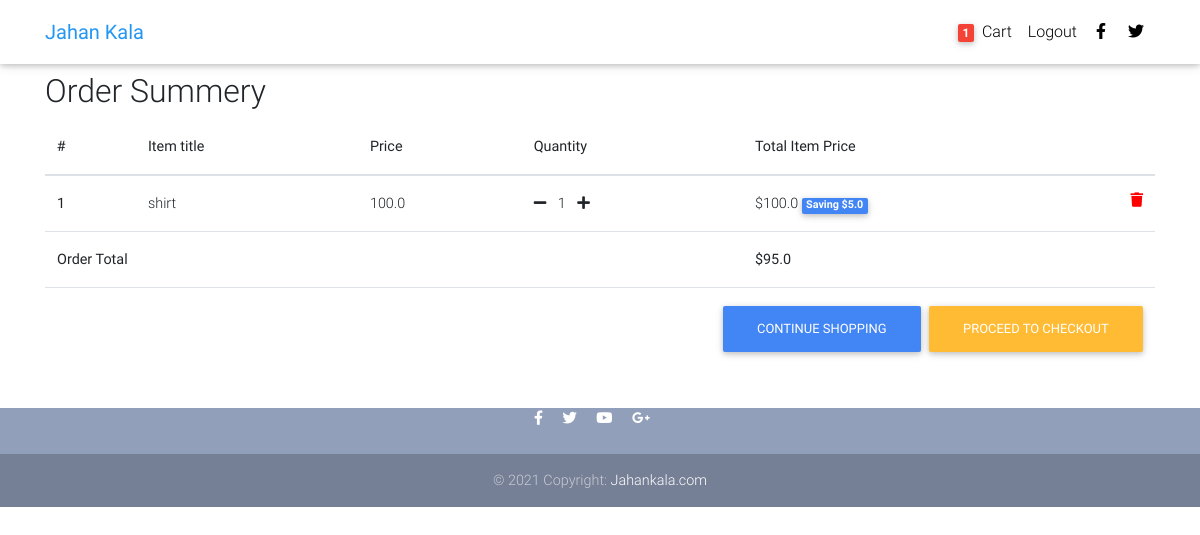
Page /order-summary/ (signed in) on the committed database.
### core/models.py (models this page shows, shortened)
class Order(models.Model):
    user = models.ForeignKey(settings.AUTH_USER_MODEL,
                             on_delete=models.CASCADE)
    ref_code = models.CharField(max_length=20, blank=True, null=True)
    items = models.ManyToManyField(OrderItem)
    start_date = models.DateField(auto_now_add=True)
    ordered_date = models.DateTimeField()
    ordered = models.BooleanField(default=False)
    shipping_address = models.ForeignKey(
        'Address',related_name='shipping_address', on_delete=models.SET_NULL, blank=True, null=True)
    billing_address = models.ForeignKey(
        'Address',related_name='billing_address', on_delete=models.SET_NULL, blank=True, null=True)
    Payment = models.ForeignKey(
        'Payment', on_delete=models.SET_NULL, blank=True, null=True)
    coupon = models.ForeignKey(
        'Coupon', on_delete=models.SET_NULL, blank=True, null=True)
    being_delivered = models.BooleanField(default=False)
    received = models.BooleanField(default=False)
    refund_requested = models.BooleanField(default=False)
    refund_granted = models.BooleanField(default=False)
    '''
    1. Item added to cart
    2. Adding a billing address
    (Failed checkout)
    3. Payment
    (Preprocessing, processing, packaging etc.)

    4. Being delivered
    5. Received
    6. Refunds
    '''
    def get_total(self):
        total = 0
        for order_item in self.items.all():
            total += order_item.get_final_price()
        if self.coupon:
            total -= self.coupon.amount
        return total

class OrderItem(models.Model):
    user = models.ForeignKey(settings.AUTH_USER_MODEL,
                             on_delete=models.CASCADE)
    ordered = models.BooleanField(default=False)
    item = models.ForeignKey(Item, on_delete=models.CASCADE)
    quantity = models.IntegerField(default=1)
    def get_total_item_price(self):
        return self.quantity * self.item.price
    def get_total_discount_item_price(self):
        return self.quantity * self.item.discount_price
    def get_amount_saved(self):
        return self.get_total_item_price() - self.get_total_discount_item_price()
    def get_final_price(self):
        if self.item.discount_price:
            return self.get_total_discount_item_price()
        return self.get_total_item_price()

class Item(models.Model):
    title = models.CharField(max_length=100)
    price = models.FloatField()
    discount_price = models.FloatField(blank=True, null=True)
    category = models.CharField(choices=CATEGORY_CHOICES, max_length=2)
    label = models.CharField(choices=LABEL_CHOICES, max_length=1)
    slug = models.SlugField()
    description = models.TextField()
    image = models.ImageField()

### core/views.py (the view)
# urls.py: path('order-summary/', OrderSummaryView.as_view() , name='order-summary'),
class OrderSummaryView(LoginRequiredMixin, View):
    def get(self, *args, **kwargs):
        try:
            order = Order.objects.get(user=self.request.user, ordered=False)
            context = {
                'object': order
            }
            return render(self.request, 'order_summary.html', context)
        except ObjectDoesNotExist:
            messages.warning(self.request, "You do not have an active order")
            return redirect("/")

### core/templatetags/cart_template_tags.py (called while the page is built)
@register.filter
def cart_item_count(user):
    if user.is_authenticated:
        qs = Order.objects.filter(user=user, ordered=False)
        if qs.exists():
            return qs[0].items.count()
    return 0

### templates/order_summary.html (shortened to what this page needs)
{% extends 'base.html' %}
{% load static %}
{% block content %}
  <main>
    <div class="container">
        <div class="table-responsive text-nowarp">
                <table class="table caption-top">
                    <h2>Order Summery</h2>
                    <thead>
                      <tr>
                        <th scope="col">#</th>
                        <th scope="col">Item title</th>
                        <th scope="col">Price</th>
                        <th scope="col">Quantity</th>
                        <th scope="col">Total Item Price</th>
                      </tr>
                    </thead>
                    <tbody>
                    {% for order_item  in object.items.all %}
                    <tr>
                        <th scope="row">{{ forloop.counter }}</th>
                        <td>{{ order_item.item.title }}</td>
                        <td>{{ order_item.item.price }}</td>
                        <td>
                            <a href="{% url 'core:remove-single-item-from-cart' order_item.item.slug %}">
                            <i class="fas fa-minus mr-2"></i></a>
                            {{ order_item.quantity }}
                            <a href="{% url 'core:add-to-cart' order_item.item.slug %}" >
                            <i class="fas fa-plus ml-2"></i></a>
                        </td>
                        <td>
                        {% if order_item.item.discount_price %}
                            ${{ order_item.get_total_item_price}}
                            <span class="badge bg-primary"> Saving  ${{ order_item.get_amount_saved }}</span>
                        {% else %}
                            ${{ order_item.get_total_item_price }}
                        {% endif %}
                        <a style="color:red; " href="{% url 'core:remove-from-cart' order_item.item.slug %}">
                            <i class="fas fa-trash float-right"></i>
                        </a>
                        </td>
                    </tr>
                    {% endfor %}
                    {% if object.get_total %}
                    <tr>
                        <td colspan="4"><b>Order Total</b></td>
                        <td><b>${{ object.get_total }}</b></td>
                    </tr>
                    <tr>
                        <td colspan="5">
                            <a class="btn btn-warning float-right ml-2" href="{% url 'core:checkout' %}" >Proceed to checkout</a>
                            <a class="btn btn-primary float-right"href="/">Continue shopping</a>
                        </td>
                    </tr>
                    {% endif %}
                    </tbody>
            </table>
          </div>
    </div>
  </main>
{% endblock content %}

### templates/navbar.html (shortened to what this page needs)
{% load cart_template_tags %}
{% block navbar %}
 <nav class="navbar fixed-top navbar-expand-lg navbar-light white scrolling-navbar">
    <div class="container">
      <a class="navbar-brand waves-effect" href="{% url 'core:home' %}">
        <strong class="blue-text">Jahan Kala</strong>
      </a>
      <div class="collapse navbar-collapse" id="navbarSupportedContent">
        <ul class="navbar-nav nav-flex-icons">
          {% if request.user.is_authenticated %}
            <li class="nav-item">
              <a href="{% url 'core:order-summary' %}" class="nav-link waves-effect">
                <span class="badge red z-depth-1 mr-1"> {{ request.user|cart_item_count }} </span>
                <span class="clearfix d-none d-sm-inline-block"> Cart </span>
              </a>
            </li>
            <li class="nav-item">
              <a class="nav-link waves-effect" href="{% url 'account_logout' %}">
                <span class="clearfix d-none d-sm-inline-block"> Logout </span>
              </a>
            </li>
          {% endif %}
          <li class="nav-item">
            <a href="#" class="nav-link waves-effect" target="_blank">
              <i class="fab fa-facebook-f"></i>
            </a>
          </li>
          <li class="nav-item">
            <a href="#" class="nav-link waves-effect" target="_blank">
              <i class="fab fa-twitter"></i>
            </a>
          </li>
        </ul>
      </div>
    </div>
  </nav>
{% endblock navbar %}

### templates/base.html (style rules this page uses)
html, body, header, .carousel { height: 60vh; }

### rows in the picture
OrderItem: item "shirt", item.price "100.0", quantity "1", get_total_item_price "100.0", get_amount_saved "5.0"
Order: get_total "95.0"

### other values in the picture
{{ request.user|cart_item_count }} "1"
